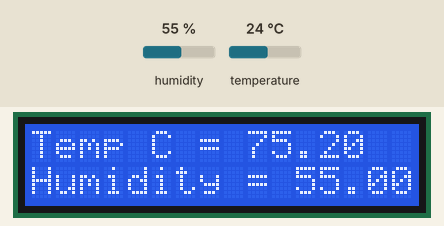
A sketch run on a simulated Arduino Uno, built with avr-gcc and run on an emulated ATmega328P. Shown: 16×2 character LCD. The inputs (shaded band) are chosen by the test bench; at power-on: humidity 55 %, temperature 24 °C. What the sketch prints to the serial monitor is not drawn.

Above: at 1.7 s.
1.8 s: humidity set to 22 %
At 3.0 s:
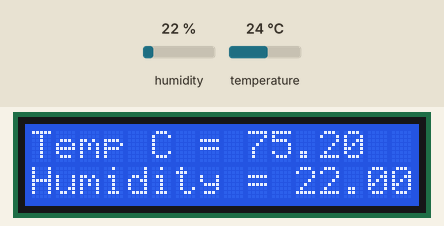
5.1 s: temperature set to 12 °C
At 7.1 s:
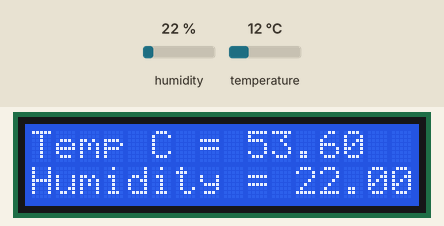
8.2 s: humidity set to 40 %
At 9.2 s:
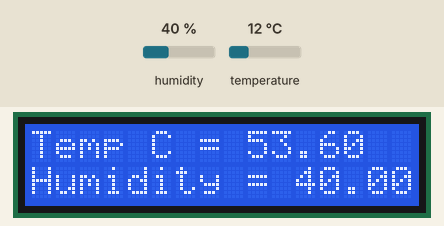
11.0 s: temperature set to 19 °C
At 13.3 s:
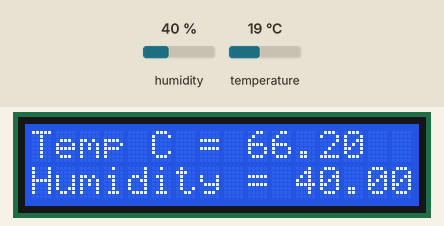
Timing chart, 0 to 14.8 s (numbered marks = the images above; inputs shaded):
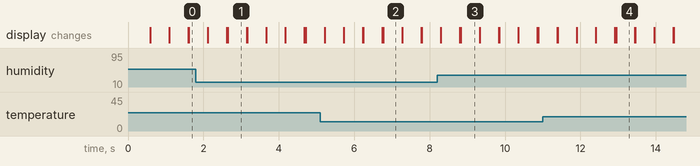

The sketch:

3_DHT_11_with_LCD.ino
```cpp
/*
  The purpose of this program is to continue our knowledge on how an lcd works, and use it with a temperature and humidity sensor DHT11.
  This program provides the ability to read the temperature (celsius or fahrenheit) and humidity values,
  which is then displayed on the lcd determining the sensors value.
*/

#include <DHT.h>
#define Type DHT11
#include <LiquidCrystal.h>

// define pins between lcd and ardunio uno
int rs = 7;
int en = 8;
int d4 = 9;
int d5 = 10;
int d6 = 11;
int d7 = 12;

// sensor setup
int sensePin = 2;
DHT HT(sensePin, Type);
float humidity;
float tempC;
float tempF;
int setTime = 500;
int dt = 1000;

// lcd pins
LiquidCrystal lcd(rs, en, d4, d5, d6, d7);

// the loop function runs over and over again forever
void setup()
{

  Serial.begin(9600); // opens serial port, sets data rate to 9600 bps
  HT.begin(); // establishes a connection with using sensor DHT11
  delay(setTime); // wait time (setime = 500ms)
  lcd.begin(16, 2); // set up the LCD's number of columns and rows

}

// the loop function runs over and over again forever
void loop()
{

  humidity = HT.readHumidity();
  tempC = HT.readTemperature(true); // Celsius is set as the unit of temperature to be used
  tempF = HT.readTemperature(); // Fahrenheit can be set as the unit of temperature if set to true

  lcd.setCursor(0, 0); // position of text on lcd (will show on 1st colomn)
  lcd.print("Temp C = "); // print text on lcd
  lcd.print(tempC); // print temperature value in celsius on lcd

  lcd.setCursor(0, 1); // position of text on lcd (will show on 2nd colomn)
  lcd.print("Humidity = "); // print text on lcd
  lcd.print(humidity); // print humidity value on lcd
  lcd.print(" %"); // print text on lcd
  delay(setTime); // wait time (setime = 500ms)
  lcd.clear();

  Serial.print("Humidity: "); // print text in serial monitor
  Serial.print(humidity); // print humidity value in serial monitor
  Serial.print("% Temperature "); // print text in serial monitor

  Serial.print(tempC); // print celsius value in serial monitor
  Serial.print(" C "); // print text in serial monitor

  Serial.print(tempF); // print fahrenheit value in serial monitor
  Serial.println(" F "); // print text in serial monitor

}
```

Measured:
- after the input at 1.8 s, the display: first differs from a run without the input after 0.85 s (image 1)
- after the input at 5.1 s, the display: first differs from a run without the input after 1.7 s (image 2)
- after the input at 8.2 s, the display: first differs from a run without the input after 0.63 s (image 3)
- after the input at 11.0 s, the display: first differs from a run without the input after 1.9 s (image 4)
- what the display in image 1 shows lasts 0.6 s, from 2.6 s to 3.2 s
